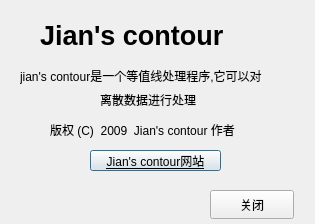
<ui version="4.0" >
 <class>HelpDialog</class>
 <widget class="QDialog" name="HelpDialog" >
  <property name="geometry" >
   <rect>
    <x>0</x>
    <y>0</y>
    <width>315</width>
    <height>224</height>
   </rect>
  </property>
  <property name="minimumSize" >
   <size>
    <width>315</width>
    <height>224</height>
   </size>
  </property>
  <property name="maximumSize" >
   <size>
    <width>315</width>
    <height>224</height>
   </size>
  </property>
  <property name="windowTitle" >
   <string>关于</string>
  </property>
  <widget class="QLabel" name="label" >
   <property name="geometry" >
    <rect>
     <x>40</x>
     <y>10</y>
     <width>231</width>
     <height>51</height>
    </rect>
   </property>
   <property name="font" >
    <font>
     <pointsize>20</pointsize>
     <weight>75</weight>
     <italic>false</italic>
     <bold>true</bold>
    </font>
   </property>
   <property name="text" >
    <string>Jian's contour</string>
   </property>
  </widget>
  <widget class="QLabel" name="label_2" >
   <property name="geometry" >
    <rect>
     <x>20</x>
     <y>60</y>
     <width>271</width>
     <height>31</height>
    </rect>
   </property>
   <property name="text" >
    <string>jian's contour是一个等值线处理程序,它可以对</string>
   </property>
  </widget>
  <widget class="QLabel" name="label_3" >
   <property name="geometry" >
    <rect>
     <x>100</x>
     <y>90</y>
     <width>111</width>
     <height>19</height>
    </rect>
   </property>
   <property name="text" >
    <string>离散数据进行处理</string>
   </property>
  </widget>
  <widget class="QLabel" name="label_4" >
   <property name="geometry" >
    <rect>
     <x>50</x>
     <y>120</y>
     <width>211</width>
     <height>19</height>
    </rect>
   </property>
   <property name="text" >
    <string>版权 (C)  2009  Jian's contour 作者</string>
   </property>
  </widget>
  <widget class="QPushButton" name="htmlButton" >
   <property name="geometry" >
    <rect>
     <x>90</x>
     <y>150</y>
     <width>131</width>
     <height>21</height>
    </rect>
   </property>
   <property name="font" >
    <font>
     <weight>50</weight>
     <bold>false</bold>
     <underline>true</underline>
    </font>
   </property>
   <property name="text" >
    <string>Jian's contour网站</string>
   </property>
   <property name="autoDefault" >
    <bool>true</bool>
   </property>
  </widget>
  <widget class="QPushButton" name="pushButton_2" >
   <property name="geometry" >
    <rect>
     <x>210</x>
     <y>190</y>
     <width>84</width>
     <height>29</height>
    </rect>
   </property>
   <property name="text" >
    <string>关闭</string>
   </property>
  </widget>
 </widget>
 <resources/>
 <connections>
  <connection>
   <sender>pushButton_2</sender>
   <signal>clicked()</signal>
   <receiver>HelpDialog</receiver>
   <slot>reject()</slot>
   <hints>
    <hint type="sourcelabel" >
     <x>251</x>
     <y>202</y>
    </hint>
    <hint type="destinationlabel" >
     <x>143</x>
     <y>190</y>
    </hint>
   </hints>
  </connection>
 </connections>
</ui>
